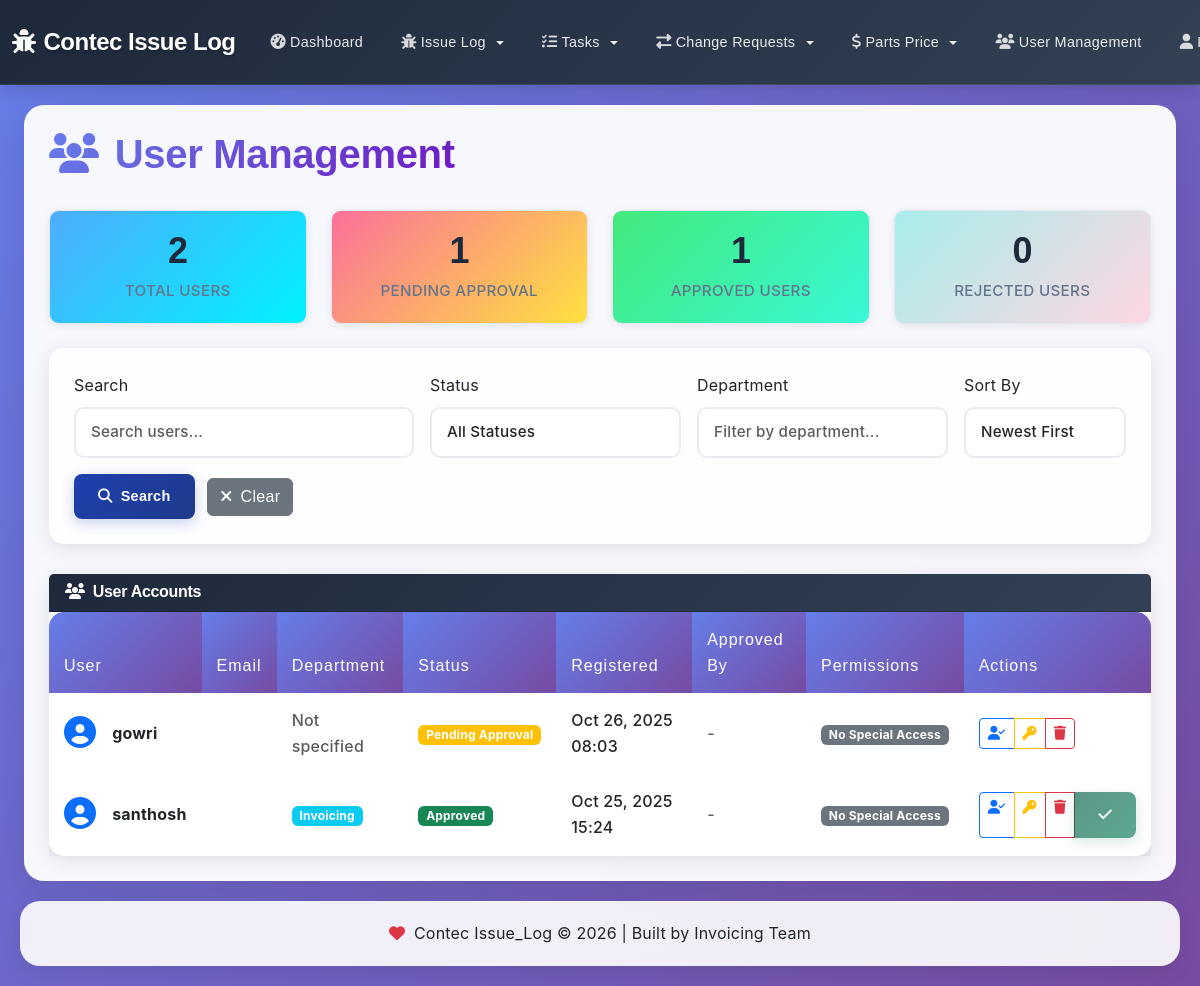
/users/ (signed in), run on the app's committed database.
### base/models.py (models this page shows, shortened)
class UserProfile(models.Model):
    user = models.OneToOneField(User, on_delete=models.CASCADE, related_name='profile')
    status = models.CharField(
        max_length=20,
        choices=USER_STATUS_CHOICES,
        default='pending',
        verbose_name="Approval Status"
    )
    approved_by = models.ForeignKey(
        User,
        on_delete=models.SET_NULL,
        null=True,
        blank=True,
        related_name='approved_users',
        verbose_name="Approved By"
    )
    approved_at = models.DateTimeField(null=True, blank=True, verbose_name="Approved At")
    rejection_reason = models.TextField(null=True, blank=True, verbose_name="Rejection Reason")
    department = models.CharField(max_length=100, null=True, blank=True, verbose_name="Department")
    phone_number = models.CharField(max_length=20, null=True, blank=True, verbose_name="Phone Number")
    notes = models.TextField(null=True, blank=True, verbose_name="Admin Notes")
    show_tips = models.BooleanField(default=True, verbose_name="Show Tips on Issue Create")
    can_access_approvals = models.BooleanField(default=False, verbose_name="Can Access CR Approvals")
    can_access_issues = models.BooleanField(default=True, verbose_name="Can Access Issues")
    can_access_parts = models.BooleanField(default=False, verbose_name="Can Access Parts Price Book")
    can_access_cr = models.BooleanField(default=False, verbose_name="Can Access Change Requests")
    can_access_tasks = models.BooleanField(default=True, verbose_name="Can Access Tasks")
    can_access_reports = models.BooleanField(default=False, verbose_name="Can Access Reports")
    created_at = models.DateTimeField(auto_now_add=True)
    updated_at = models.DateTimeField(auto_now=True)
    class Meta:
        verbose_name = "User Profile"
        verbose_name_plural = "User Profiles"
        ordering = ['-created_at']

### base/views.py (the view, shortened to what this page needs)
# urls.py: path('users/', user_management, name='user-management'),
@login_required
def user_management(request):
    if not request.user.is_superuser:
        messages.error(request, 'You do not have permission to access this page.')
        return redirect('dashboard')
    profiles = UserProfile.objects.select_related('user').filter(user__is_superuser=False)
    search = request.GET.get('search')
    status = request.GET.get('status')
    department = request.GET.get('department')
    sort_by = request.GET.get('sort_by', '-created_at')
    if status:
        profiles = profiles.filter(status=status)
    if department:
        profiles = profiles.filter(department__icontains=department)
    profiles = profiles.order_by(sort_by)
    paginator = Paginator(profiles, 25)
    page_number = request.GET.get('page')
    profiles = paginator.get_page(page_number)
    total_users = UserProfile.objects.filter(user__is_superuser=False).count()
    pending_users = UserProfile.objects.filter(user__is_superuser=False, status='pending').count()
    approved_users = UserProfile.objects.filter(user__is_superuser=False, status='approved').count()
    rejected_users = UserProfile.objects.filter(user__is_superuser=False, status='rejected').count()
    suspended_users = UserProfile.objects.filter(user__is_superuser=False, status='suspended').count()
    context = {
        'profiles': profiles,
        'search_form': UserSearchForm(request.GET),
        'total_users': total_users,
        'pending_users': pending_users,
        'approved_users': approved_users,
        'rejected_users': rejected_users,
        'suspended_users': suspended_users,
    }
    return render(request, 'base/user_management.html', context)

### base/templates/base/user_management.html (shortened to what this page needs)
{% extends 'base/base.html' %}
{% block content %}
<div class="d-flex justify-content-between align-items-center mb-4">
    <h1 class="display-6 fw-bold" style="background: linear-gradient(135deg, #667eea 0%, #6d19c2 100%); -webkit-background-clip: text; -webkit-text-fill-color: transparent;">
        <i class="fas fa-users me-3"></i>User Management
    </h1>
</div>
<div class="row mb-4">
    <div class="col-md-3">
        <div class="stat-card" style="background: linear-gradient(135deg, #4facfe 0%, #00f2fe 100%); color: white;">
            <div class="stat-number">{{ total_users }}</div>
            <div class="stat-label">Total Users</div>
        </div>
    </div>
    <div class="col-md-3">
        <div class="stat-card" style="background: linear-gradient(135deg, #fa709a 0%, #fee140 100%); color: white;">
            <div class="stat-number">{{ pending_users }}</div>
            <div class="stat-label">Pending Approval</div>
        </div>
    </div>
    <div class="col-md-3">
        <div class="stat-card" style="background: linear-gradient(135deg, #43e97b 0%, #38f9d7 100%); color: white;">
            <div class="stat-number">{{ approved_users }}</div>
            <div class="stat-label">Approved Users</div>
        </div>
    </div>
    <div class="col-md-3">
        <div class="stat-card" style="background: linear-gradient(135deg, #a8edea 0%, #fed6e3 100%); color: #333;">
            <div class="stat-number">{{ rejected_users }}</div>
            <div class="stat-label">Rejected Users</div>
        </div>
    </div>
</div>
<div class="search-container">
    <form method="get" class="row g-3">
        <div class="col-md-4">
            <label for="search" class="form-label">Search</label>
            <input type="text" class="form-control" id="search" name="search"
                   value="{{ request.GET.search }}" placeholder="Search users...">
        </div>
        <div class="col-md-3">
            <label for="status" class="form-label">Status</label>
            {{ search_form.status }}
        </div>
        <div class="col-md-3">
            <label for="department" class="form-label">Department</label>
            <input type="text" class="form-control" id="department" name="department"
                   value="{{ request.GET.department }}" placeholder="Filter by department...">
        </div>
        <div class="col-md-2">
            <label for="sort_by" class="form-label">Sort By</label>
            {{ search_form.sort_by }}
        </div>
        <div class="col-12">
            <button type="submit" class="btn btn-primary me-2">
                <i class="fas fa-search me-2"></i>Search
            </button>
            <a href="{% url 'user-management' %}" class="btn btn-secondary">
                <i class="fas fa-times me-2"></i>Clear
            </a>
        </div>
    </form>
</div>
<div class="card">
    <div class="card-header" style="background: linear-gradient(135deg, #667eea 0%, #764ba2 100%); color: white;">
        <h5 class="mb-0">
            <i class="fas fa-users me-2"></i>User Accounts
        </h5>
    </div>
    <div class="card-body p-0">
        <div class="table-responsive">
            <table class="table table-hover mb-0">
                <thead>
                    <tr>
                        <th>User</th>
                        <th>Email</th>
                        <th>Department</th>
                        <th>Status</th>
                        <th>Registered</th>
                        <th>Approved By</th>
                        <th>Permissions</th>
                        <th>Actions</th>
                    </tr>
                </thead>
                <tbody>
                    {% for profile in profiles %}
                    <tr>
                        <td>
                            <div class="d-flex align-items-center">
                                <div class="avatar me-3">
                                    <i class="fas fa-user-circle fa-2x text-primary"></i>
                                </div>
                                <div>
                                    <strong>{{ profile.user.username }}</strong>
                                </div>
                            </div>
                        </td>
                        <td>{{ profile.user.email }}</td>
                        <td>
                            {% if profile.department %}
                                <span class="badge bg-info">{{ profile.department }}</span>
                            {% else %}
                                <span class="text-muted">Not specified</span>
                            {% endif %}
                        </td>
                        <td>
                            {% if profile.status == 'pending' %}
                                <span class="badge bg-warning">{{ profile.get_status_display }}</span>
                            {% elif profile.status == 'approved' %}
                                <span class="badge bg-success">{{ profile.get_status_display }}</span>
                            {% elif profile.status == 'rejected' %}
                                <span class="badge bg-danger">{{ profile.get_status_display }}</span>
                            {% elif profile.status == 'suspended' %}
                                <span class="badge bg-secondary">{{ profile.get_status_display }}</span>
                            {% endif %}
                        </td>
                        <td>{{ profile.created_at|date:"M d, Y H:i" }}</td>
                        <td>
                            {% if profile.approved_by %}
                                {{ profile.approved_by.username }}
                                <br><small class="text-muted">{{ profile.approved_at|date:"M d, Y" }}</small>
                            {% else %}
                                <span class="text-muted">-</span>
                            {% endif %}
                        </td>
                        <td>
                            {% if profile.can_access_approvals %}
                                <span class="badge bg-success"><i class="fas fa-check me-1"></i>Can Approve CRs</span>
                            {% else %}
                                <span class="badge bg-secondary">No Special Access</span>
                            {% endif %}
                        </td>
                        <td>
                            <div class="btn-group" role="group">
                                <a href="{% url 'approve-user' profile.user.id %}"
                                   class="btn btn-sm btn-outline-primary"
                                   data-bs-toggle="tooltip" title="Review/Approve">
                                    <i class="fas fa-user-check"></i>
                                </a>
                                <a href="{% url 'reset-user-password' profile.user.id %}"
                                   class="btn btn-sm btn-outline-warning"
                                   data-bs-toggle="tooltip" title="Reset Password">
                                    <i class="fas fa-key"></i>
                                </a>
                                <a href="{% url 'delete-user' profile.user.id %}"
                                   class="btn btn-sm btn-outline-danger"
                                   data-bs-toggle="tooltip" title="Delete User">
                                    <i class="fas fa-trash"></i>
                                </a>
                                {% if profile.status == 'approved' %}
                                    <span class="btn btn-sm btn-success disabled">
                                        <i class="fas fa-check"></i>
                                    </span>
                                {% endif %}
                            </div>
                        </td>
                    </tr>
                    {% endfor %}
                </tbody>
            </table>
        </div>
    </div>
</div>
{% endblock %}

### base/templates/base/base.html (style rules this page uses)
:root { --primary-gradient: linear-gradient(135deg, #667eea 0%, #764ba2 100%); --secondary-gradient: linear-gradient(135deg, #f093fb 0%, #f5576c 100%); --success-gradient: linear-gradient(135deg, #4facfe 0%, #00f2fe 100%); --warning-gradient: linear-gradient(135deg, #43e97b 0%, #38f9d7 100%); --danger-gradient: linear-gradient(135deg, #fa709a 0%, #fee140 100%); --info-gradient: linear-gradient(135deg, #a8edea 0%, #fed6e3 100%); --dark-gradient: linear-gradient(135deg, #2c3e50 0%, #34495e 100%); }
html { overflow-x: hidden; max-width: 100%; }
body { background: linear-gradient(135deg, #667eea 0%, #764ba2 100%); background-attachment: fixed; min-height: 100vh; font-family: 'Poppins', -apple-system, BlinkMacSystemFont, 'Segoe UI', Roboto, sans-serif; font-weight: 400; line-height: 1.6; letter-spacing: 0.3px; overflow-x: hidden; max-width: 100%; }
.card { border: none; border-radius: 15px; box-shadow: 0 4px 20px rgba(0, 0, 0, 0.1); transition: transform 0.3s ease, box-shadow 0.3s ease; }
.btn-primary { font-family: 'Poppins', sans-serif; background: linear-gradient(135deg, #1e40af 0%, #1e3a8a 100%); border: none; border-radius: 8px; padding: 12px 24px; font-weight: 600; font-size: 0.9rem; letter-spacing: 0.3px; transition: all 0.3s cubic-bezier(0.4, 0, 0.2, 1); box-shadow: 0 4px 14px rgba(30, 64, 175, 0.25); }
.btn-success { background: linear-gradient(135deg, #065f46 0%, #047857 100%); border: none; border-radius: 8px; padding: 12px 24px; font-weight: 600; font-size: 0.95rem; transition: all 0.3s cubic-bezier(0.4, 0, 0.2, 1); box-shadow: 0 4px 14px rgba(6, 95, 70, 0.25); }
.form-control { font-family: 'Inter', sans-serif; border-radius: 10px; border: 2px solid #e9ecef; padding: 12px 15px; font-size: 0.95rem; font-weight: 500; letter-spacing: 0.2px; transition: all 0.3s ease; }
.table { border-radius: 15px; overflow: hidden; box-shadow: 0 4px 20px rgba(0, 0, 0, 0.1); }
.table thead th { background: var(--primary-gradient); color: white; border: none; font-weight: 500; padding: 15px; }
.table tbody tr { transition: all 0.3s ease; }
.table tbody td { border: none; padding: 15px; vertical-align: middle; }
.stat-card { background: white; border-radius: 10px; padding: 20px 16px; text-align: center; box-shadow: 0 2px 8px rgba(0, 0, 0, 0.08); border: 1px solid #e2e8f0; transition: all 0.3s ease; min-height: 110px; display: flex; flex-direction: column; justify-content: center; align-items: center; }
.stat-number { font-family: 'Poppins', sans-serif; font-size: 2.25rem; font-weight: 700; margin-bottom: 8px; color: #1e293b; letter-spacing: -0.5px; line-height: 1.1; }
.stat-label { font-family: 'Inter', sans-serif; color: #64748b; font-weight: 500; font-size: 0.95rem; letter-spacing: 0.3px; text-transform: uppercase; }
.search-container { background: rgba(255, 255, 255, 0.9); border-radius: 15px; padding: 25px; margin-bottom: 30px; box-shadow: 0 4px 20px rgba(0, 0, 0, 0.1); }
.card-header { background: linear-gradient(135deg, #1e293b 0%, #334155 100%) !important; color: white !important; }
h1, h2, h3, h4, h5, h6 { font-family: 'Poppins', sans-serif; font-weight: 600; letter-spacing: -0.3px; line-height: 1.3; }
h1 { font-size: 1.875rem; font-weight: 700; }
h5 { font-size: 1rem; font-weight: 600; }
p, span, div { font-family: 'Inter', sans-serif; letter-spacing: 0.2px; }
.table thead th { font-family: 'Poppins', sans-serif; letter-spacing: 1px; }
.table tbody td { font-family: 'Inter', sans-serif; font-weight: 500; letter-spacing: 0.2px; }
.btn { font-family: 'Poppins', sans-serif; letter-spacing: 0.3px; }

### data on the page
UserProfile: user.username "gowri", shows "Not specified", status "Pending Approval", created_at "Oct 26, 2025 08:03", can_access_approvals "No Special Access"
UserProfile: user.username "santhosh", department "Invoicing", status "Approved", created_at "Oct 25, 2025 15:24", can_access_approvals "No Special Access"

### other printed values
{{ total_users }} "2"
{{ pending_users }} "1"
{{ approved_users }} "1"
{{ rejected_users }} "0"
